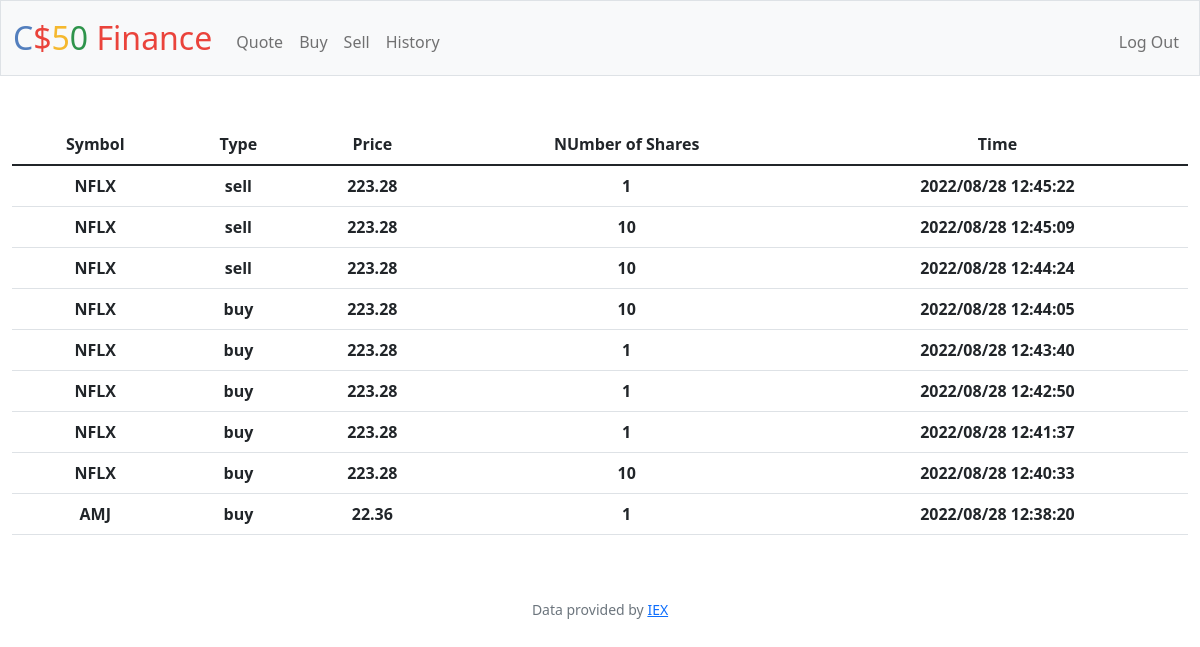
Screenshot of /history (signed in) with the database file from the repository.
### tables this page shows
CREATE TABLE history (
id INTEGER NOT NULL,
user_id INTEGER NOT NULL,
type TEXT NOT NULL,
symbol TEXT NOT NULL,
shares INTEGER NOT NULL,
price NUMERIC NOT NULL,
time TEXT NOT NULL,
PRIMARY KEY(id),
FOREIGN KEY(user_id) REFERENCES users(id)
);

### app.py (the view)
@app.route("/history")
@login_required
def history():
    history = db.execute("SELECT * FROM history WHERE user_id = ? ORDER BY id DESC", session["user_id"])
    return render_template("history.html", history=history)

### app.py (called while the page is built)
@app.after_request
def after_request(response):
    response.headers["Cache-Control"] = "no-cache, no-store, must-revalidate"
    response.headers["Expires"] = 0
    response.headers["Pragma"] = "no-cache"
    return response

### helpers.py (called while the page is built)
def login_required(f):
    @wraps(f)
    def decorated_function(*args, **kwargs):
        if session.get("user_id") is None:
            return redirect("/login")
        return f(*args, **kwargs)
    return decorated_function

### templates/history.html (shortened to what this page needs)
{% extends "layout.html" %}
{% block main %}
<table class="table">
    <thead>
        <tr>
            <th scope="col">Symbol</th>
            <th scope="col">Type</th>
            <th scope="col">Price</th>
            <th scope="col">NUmber of Shares</th>
            <th scope="col">Time</th>
        </tr>
    </thead>
    <tbody>
        {% for item in history %}
            <tr>
                <th>{{ item["symbol"] }}</th>
                <th>{{ item["type"] }}</th>
                <th>{{ item["price"] }}</th>
                <th>{{ item["shares"] }}</th>
                <th>{{ item["time"] }}</th>
            </tr>
        {% endfor %}
    </tbody>
</table>
{% endblock %}

### templates/layout.html (shortened to what this page needs)
<!DOCTYPE html>
<html lang="en">
    <head>
        <link href="https://cdn.jsdelivr.net/npm/bootstrap@5.1.3/dist/css/bootstrap.min.css" rel="stylesheet">
        <link href="/static/styles.css" rel="stylesheet">
    </head>
    <body>
        <nav class="bg-light border navbar navbar-expand-md navbar-light">
            <div class="container-fluid">
                <a class="navbar-brand" href="/"><span class="blue">C</span><span class="red">$</span><span class="yellow">5</span><span class="green">0</span> <span class="red">Finance</span></a>
                <div class="collapse navbar-collapse" id="navbar">
                    {% if session["user_id"] %}
                        <ul class="navbar-nav me-auto mt-2">
                            <li class="nav-item"><a class="nav-link" href="/quote">Quote</a></li>
                            <li class="nav-item"><a class="nav-link" href="/buy">Buy</a></li>
                            <li class="nav-item"><a class="nav-link" href="/sell">Sell</a></li>
                            <li class="nav-item"><a class="nav-link" href="/history">History</a></li>
                        </ul>
                        <ul class="navbar-nav ms-auto mt-2">
                            <li class="nav-item"><a class="nav-link" href="/logout">Log Out</a></li>
                        </ul>
                    {% else %}
                        <ul class="navbar-nav ms-auto mt-2">
                            <li class="nav-item"><a class="nav-link" href="/register">Register</a></li>
                            <li class="nav-item"><a class="nav-link" href="/login">Log In</a></li>
                        </ul>
                    {% endif %}
                </div>
            </div>
        </nav>
        <main class="container-fluid py-5 text-center">
            {% block main %}{% endblock %}
        </main>
        <footer class="mb-5 small text-center text-muted">
            Data provided by <a href="https://iexcloud.io/">IEX</a>
        </footer>
    </body>
</html>

### static/styles.css (style rules this page uses)
nav .navbar-brand { font-size: xx-large; }
nav .navbar-brand .blue { color: #537fbe; }
nav .navbar-brand .red { color: #ea433b; }
nav .navbar-brand .yellow { color: #f5b82e; }
nav .navbar-brand .green { color: #2e944b; }

### rows the page displays
history: symbol "NFLX", type "sell", price "223.28", shares "1", time "2022/08/28 12:45:22"
history: symbol "NFLX", type "sell", price "223.28", shares "10", time "2022/08/28 12:45:09"
history: symbol "NFLX", type "sell", price "223.28", shares "10", time "2022/08/28 12:44:24"
history: symbol "NFLX", type "buy", price "223.28", shares "10", time "2022/08/28 12:44:05"
history: symbol "NFLX", type "buy", price "223.28", shares "1", time "2022/08/28 12:43:40"
history: symbol "NFLX", type "buy", price "223.28", shares "1", time "2022/08/28 12:42:50"
history: symbol "NFLX", type "buy", price "223.28", shares "1", time "2022/08/28 12:41:37"
history: symbol "NFLX", type "buy", price "223.28", shares "10", time "2022/08/28 12:40:33"
history: symbol "AMJ", type "buy", price "22.36", shares "1", time "2022/08/28 12:38:20"
